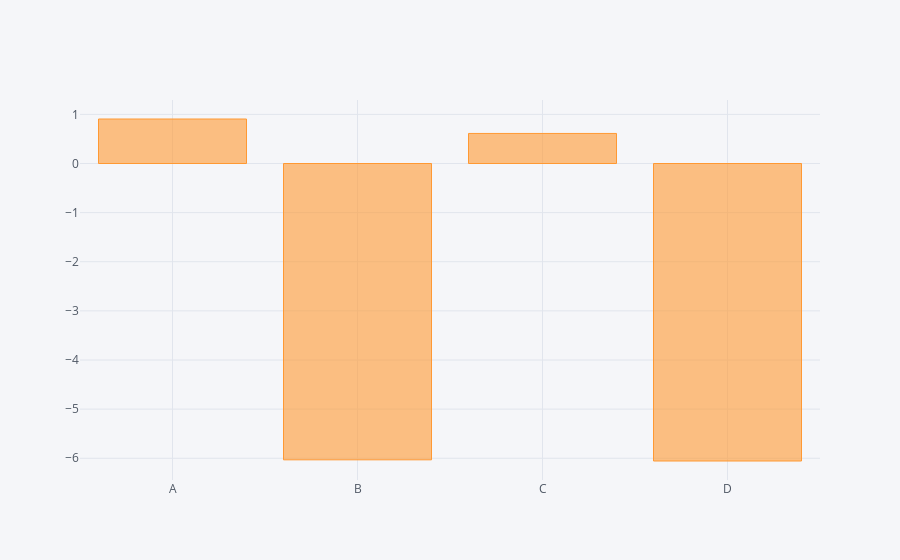

This figure's notebook cell:
### Code cell
df.sum().iplot(kind='bar')

### Figure 1 — Plotly figure (JSON) as saved in the notebook; plotly's stock layout.template omitted (floating-point values rounded to 4 significant figures)
{"data": [{"marker": {"color": "rgba(255, 153, 51, 0.6)", "line": {"color": "rgba(255, 153, 51, 1.0)", "width": 1}}, "name": "None", "orientation": "v", "text": "", "type": "bar", "uid": "40e7b0de-f0da-4ed5-ae0d-79f4bf6c5728", "x": ["A", "B", "C", "D"], "y": [0.906, -6.032, 0.6119, -6.056]}], "layout": {"legend": {"bgcolor": "#F5F6F9", "font": {"color": "#4D5663"}}, "paper_bgcolor": "#F5F6F9", "plot_bgcolor": "#F5F6F9", "title": {"font": {"color": "#4D5663"}}, "xaxis": {"gridcolor": "#E1E5ED", "showgrid": true, "tickfont": {"color": "#4D5663"}, "title": {"font": {"color": "#4D5663"}, "text": ""}, "zerolinecolor": "#E1E5ED"}, "yaxis": {"gridcolor": "#E1E5ED", "showgrid": true, "tickfont": {"color": "#4D5663"}, "title": {"font": {"color": "#4D5663"}, "text": ""}, "zerolinecolor": "#E1E5ED"}}}
